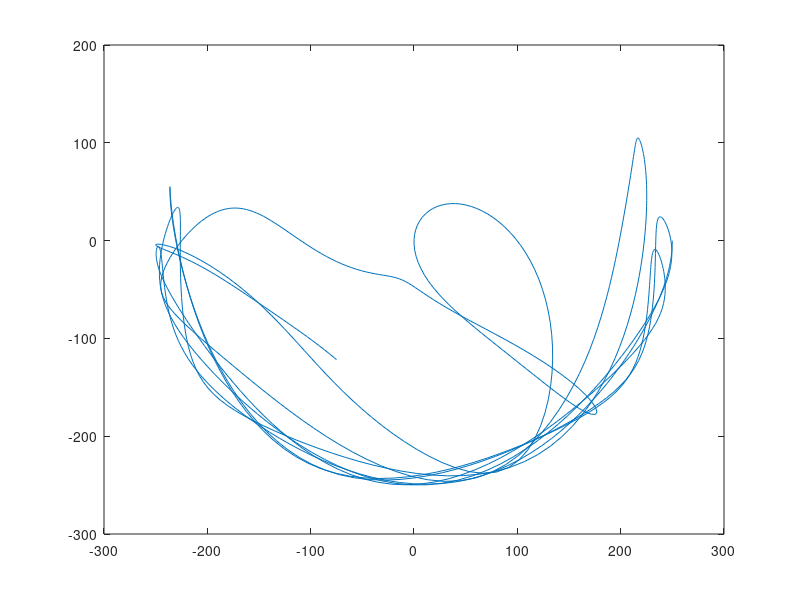

MATLAB code to generate this figure:
%INITIALIZATION
format long
clearvars;
clc;
close all;

% VARIABLE DECLARATION WITH INITIAL VALUE LENGTH OF THE STRING OF BOTH PENDULUMS, CAN BE THOUGHT OF AS RADIUS OF THE CIRCULAR PATH
r1 = 125;
r2 = 125;
% MASS OF THE TWO BOBS
m1 = 10;
m2 = 10;
% INITIAL STARTING ANGLE OF THE BOBS (PI/2 MEANS RIGHT-HORIZONTAL POSITION)
a1 = pi/2;
a2 = pi/2;
% INITIAL ANGULAR VELOCITY OF THE BOBS (AT REST)
a1_v = 0;
a2_v = 0;
% ACCELERATION DUE TO GRAVITY (DETERMINES THE)
g = 1;
% FINAL VALUE OF POSITION OF SECOND BOB (THIS WILL BE CALCULATED ANYWAY SO IT'S INDEPENDENT OF INITIAL VALUE)
px2 = -1;
py2 = -1;
% THESE 2 VAARIABLES ARE NOT USED IN MATLAB BUT THEY WILL BE USED AS OFFSET FOR LOCATION WHILE ANIMATING THE SYSTEM
cx = 50;
cy = 50;
% TIME STEP
dt = 0.501;
% ITERATIONS
itr = 1000;
% USED FOR PLOTTING PURPOSES
X1 = zeros([itr,1]);
Y1 = zeros([itr,1]);
A1 = zeros([itr,1]);
X2 = zeros([itr,1]);
Y2 = zeros([itr,1]);
A2 = zeros([itr,1]);

% START LOOPING
for i = 1:itr
    % SIMPLIFYING USING FORCE BALANCE EQUATION AND WRITING EVERYTHING IN TERMS OF THETA
    % SOLVING THE EQUATION FOR BOB 1
    num1 = -g * (2 * m1 + m2) * sin(a1);
    num2 = -m2 * g * sin(a1 - 2 * a2);
    num3 = -2 * sin(a1 - a2) * m2;
    num4 = a2_v * a2_v * r2 + a1_v * a1_v * r1 * cos(a1 - a2);
    den = r1 * (2 * m1 + m2 - m2 * cos(2 * a1 - 2 * a2));
    % NEW ANGLAR ACCELERATION OF BOB 1
    a1_a = (num1 + num2 + num3 * num4) / den;
    % SOLVING THE EQUATION FOR BOB 1
    num1 = 2 * sin(a1 - a2);
    num2 = (a1_v * a1_v * r1 * (m1 + m2));
    num3 = g * (m1 + m2) * cos(a1);
    num4 = a2_v * a2_v * r2 * m2 * cos(a1 - a2);
    den = r2 * (2 * m1 + m2 - m2 * cos(2 * a1 - 2 * a2));
    % NEW ANGLAR ACCELERATION OF BOB 2
    a2_a = (num1 * (num2 + num3 + num4)) / den;
    
    % CURRENT POSITION OF BOB 1
    x1 = r1 * sin(a1);
    y1 = r1 * cos(a1);
    % CURRENT POSITION OF BOB 2
    x2 = x1 + r2 * sin(a2);
    y2 = y1 + r2 * cos(a2);
    
    % INSERT VALUES OF VARIABLES TO BE PLOTTED
    X1(i) = x1;
    Y1(i) = y1;
    A1(i) = a1;
    X2(i) = x2;
    Y2(i) = y2;
    A2(i) = a2;
    
    % NEW VALUES FOR BOB 1 AND 2 UDING LINEAR APPROXIMATION
    % NEW ANGULAR VELOCITY UPDATED FOR NEXT ITERATION CALCULATIONS
    a1_v = a1_v + a1_a*dt;
    a2_v = a2_v + a2_a*dt;
    % NEW ANGLE THETA UPDATED FOR NEXT ITERATION CALCULATIONS
    a1 = a1 + a1_v*dt;
    a2 = a2 + a2_v*dt;
    % NEW POSITION UPDATED FOR NEXT ITERATION CALCULATIONS
    px2 = x2;
    py2 = y2;
end

% PLOT FOR FINAL POSITION OF SECOND BOB
plot(X2,-Y2);

% EXPORT VALUES
csvwrite('C:\Users\geekSA67\code\CS374_Labs\Project\X2_2.csv',X2)
csvwrite('C:\Users\geekSA67\code\CS374_Labs\Project\Y2_2.csv',Y2) 
%csvwrite('C:\Users\geekSA67\code\CS374_Labs\Project\A1.csv',A1) 
  